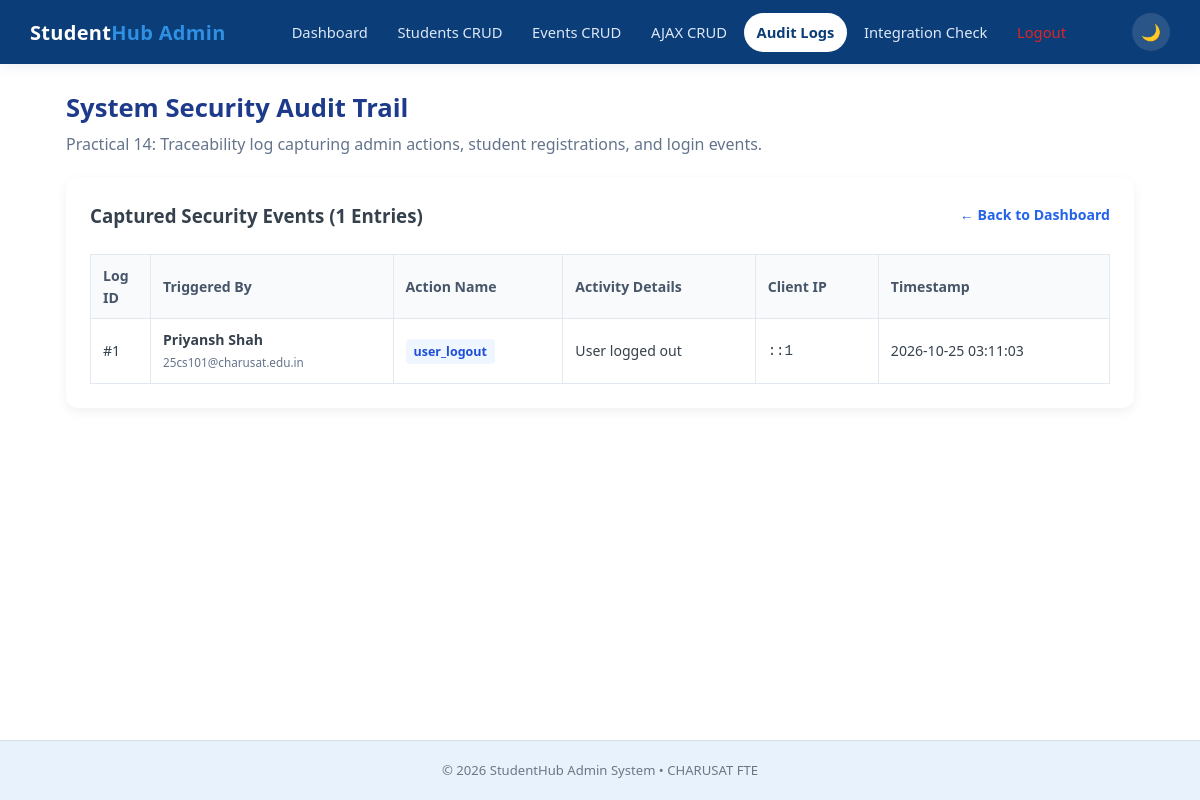
Page /P15/audit_logs.php (signed in) on the committed database.
### tables this page shows
CREATE TABLE `audit_logs` (
  `log_id` bigint(20) unsigned NOT NULL AUTO_INCREMENT,
  `user_id` int(11) DEFAULT NULL,
  `action` varchar(100) NOT NULL,
  `details` text DEFAULT NULL,
  `ip_address` varchar(45) DEFAULT NULL,
  `created_at` timestamp NOT NULL DEFAULT current_timestamp(),
  PRIMARY KEY (`log_id`),
  KEY `idx_audit_created_at` (`created_at`),
  KEY `idx_audit_user_id` (`user_id`)
);

CREATE TABLE `users` (
  `user_id` int(11) NOT NULL AUTO_INCREMENT,
  `name` varchar(100) NOT NULL,
  `email` varchar(150) NOT NULL,
  `password` varchar(255) NOT NULL,
  `role` enum('student','admin') NOT NULL DEFAULT 'student',
  `created_at` timestamp NOT NULL DEFAULT current_timestamp(),
  PRIMARY KEY (`user_id`),
  UNIQUE KEY `email` (`email`)
);

### P15/audit_logs.php (the view, shortened to what this page needs)
<?php
require_once __DIR__ . "/db.php";
function h($value) {
    return htmlspecialchars((string)($value ?? ""), ENT_QUOTES, "UTF-8");
}
try {
    $stmt = $pdo->query(
        "SELECT l.log_id, l.user_id, u.name AS user_name, u.email AS user_email, l.action, l.details, l.ip_address, l.created_at
         FROM audit_logs l
         LEFT JOIN users u ON u.user_id = l.user_id
         ORDER BY l.log_id DESC LIMIT 150"
    );
    $logs = $stmt->fetchAll();
} catch (PDOException $e) {
    http_response_code(500);
    exit("Audit log table error: " . $e->getMessage());
}
?>
<!DOCTYPE html>
<html lang="en">
<head>
  <link rel="stylesheet" href="style.css" />
</head>
<body>
  <header class="navbar">
    <div class="nav-container">
      <a href="admin_dashboard.php" class="logo">Student<span>Hub Admin</span></a>
      <nav class="nav-links" id="navLinks" aria-label="Primary navigation">
        <a href="admin_dashboard.php">Dashboard</a>
        <a href="admin_students.php">Students CRUD</a>
        <a href="admin_events.php">Events CRUD</a>
        <a href="ajax_crud.html">AJAX CRUD</a>
        <a href="audit_logs.php" class="active">Audit Logs</a>
        <a href="integration_check.php">Integration Check</a>
        <a href="logout.php" style="color: #dc2626;">Logout</a>
      </nav>
      <div class="nav-actions">
        <button id="themeToggle" class="icon-btn" aria-label="Toggle dark mode">🌙</button>
      </div>
    </div>
  </header>
  <main id="main" class="container" style="max-width: 1100px; margin: 24px auto; padding: 0 16px;">
    <div class="page-header" style="margin-bottom: 20px;">
      <h1 style="color: #1e3a8a;">System Security Audit Trail</h1>
      <p style="color: #64748b;">Practical 14: Traceability log capturing admin actions, student registrations, and login events.</p>
    </div>
    <div class="admin-card">
      <div style="display: flex; justify-content: space-between; align-items: center; margin-bottom: 12px;">
        <h3 style="margin: 0;">Captured Security Events (<?= count($logs) ?> Entries)</h3>
        <a href="admin_dashboard.php" style="color: #2563eb; font-size: 0.88rem; font-weight: 600;">&larr; Back to Dashboard</a>
      </div>
      <div style="overflow-x: auto;">
        <table>
          <thead>
            <tr>
              <th style="width: 60px;">Log ID</th>
              <th>Triggered By</th>
              <th>Action Name</th>
              <th>Activity Details</th>
              <th>Client IP</th>
              <th>Timestamp</th>
            </tr>
          </thead>
          <tbody>
            <?php if (!empty($logs)): ?>
              <?php foreach ($logs as $log): ?>
                <tr>
                  <td>#<?= (int)$log["log_id"] ?></td>
                  <td>
                    <strong><?= h($log["user_name"] ?? "Guest / Visitor") ?></strong>
                    <?php if (!empty($log["user_email"])): ?>
                      <br><small style="color: #64748b;"><?= h($log["user_email"]) ?></small>
                    <?php endif; ?>
                  </td>
                  <td><span class="badge-action"><?= h($log["action"]) ?></span></td>
                  <td><?= h($log["details"]) ?></td>
                  <td><code><?= h($log["ip_address"] ?? '127.0.0.1') ?></code></td>
                  <td><?= h($log["created_at"]) ?></td>
                </tr>
              <?php endforeach; ?>
            <?php endif; ?>
          </tbody>
        </table>
      </div>
    </div>
  </main>
  <footer class="footer">
    <p>&copy; 2026 StudentHub Admin System &bull; CHARUSAT FTE</p>
  </footer>
</body>
</html>

### P15/style.css (style rules this page uses)
:root { --blue-900: #0b3d78; --blue-800: #0d4a91; --blue-700: #1565c0; --blue-500: #2f8fe0; --blue-100: #e8f2fc; --white: #ffffff; --gray-700: #35414d; --gray-500: #6b7785; --gray-300: #d7e0e9; --success: #1e7e34; --success-bg: #e6f4ea; --danger: #c62828; --danger-bg: #fdecea; --radius: 10px; --shadow: 0 2px 12px rgba(11, 61, 120, 0.09); --shadow-lg: 0 8px 28px rgba(11, 61, 120, 0.16); --font: "Segoe UI", Roboto, Helvetica, Arial, sans-serif; }
* { box-sizing: border-box; margin: 0; padding: 0; }
html { scroll-behavior: smooth; }
body { font-family: var(--font); background: var(--white); color: var(--gray-700); line-height: 1.55; min-height: 100vh; display: flex; flex-direction: column; transition: background .2s ease, color .2s ease; }
a { color: inherit; text-decoration: none; }
.navbar { background: var(--blue-900); color: var(--white); position: sticky; top: 0; z-index: 100; box-shadow: var(--shadow); }
.nav-container { max-width: 1180px; margin: 0 auto; padding: .8rem 1.25rem; display: flex; align-items: center; justify-content: space-between; gap: 1rem; }
.logo { font-size: 1.25rem; font-weight: 700; color: var(--white); letter-spacing: .3px; }
.logo span { color: var(--blue-500); }
.nav-links { display: flex; flex-wrap: wrap; gap: .25rem; align-items: center; }
.nav-links a { padding: .5rem .8rem; border-radius: 20px; font-size: .92rem; color: #dce8f7; transition: background .15s ease, color .15s ease; }
.nav-links a.active { background: var(--white); color: var(--blue-900); font-weight: 600; }
.nav-actions { display: flex; align-items: center; gap: .5rem; }
.icon-btn { background: rgba(255,255,255,.12); border: none; color: var(--white); width: 38px; height: 38px; border-radius: 50%; cursor: pointer; font-size: 1rem; display: flex; align-items: center; justify-content: center; }
main { flex: 1; width: 100%; max-width: 1180px; margin: 0 auto; padding: 1.75rem 1.25rem 3rem; }
.page-header { margin-bottom: 1.5rem; }
.page-header h1 { font-size: 1.6rem; color: var(--blue-900); }
.page-header p { color: var(--gray-500); margin-top: .25rem; }
table { width: 100%; border-collapse: collapse; min-width: 520px; }
thead { background: var(--blue-900); color: var(--white); }
th, td { padding: .75rem .9rem; text-align: left; font-size: .9rem; }
.footer { background: var(--blue-100); text-align: center; padding: 1.2rem; font-size: .82rem; color: var(--gray-500); border-top: 1px solid var(--gray-300); }

### P15/audit_logs.php (style rules this page uses)
.admin-card { background: var(--card-bg, #ffffff); padding: 24px; border-radius: 12px; box-shadow: 0 4px 12px rgba(0,0,0,0.06); margin-bottom: 24px; }
table { width: 100%; border-collapse: collapse; margin-top: 12px; }
th, td { padding: 10px 12px; border: 1px solid #e2e8f0; text-align: left; font-size: 0.88rem; }
th { background: #f8fafc; font-weight: 600; color: #475569; }
.badge-action { display: inline-block; padding: 3px 8px; border-radius: 4px; font-size: 0.78rem; font-weight: 600; background: #eff6ff; color: #1d4ed8; }

### rows in the picture
audit_logs: log_id "1", user.name "Priyansh Shah", user.email "25cs101@charusat.edu.in", action "user_logout", details "User logged out", ip_address "::1", created_at "2026-10-25 03:11:03"

### other values in the picture
count($logs) "1"
